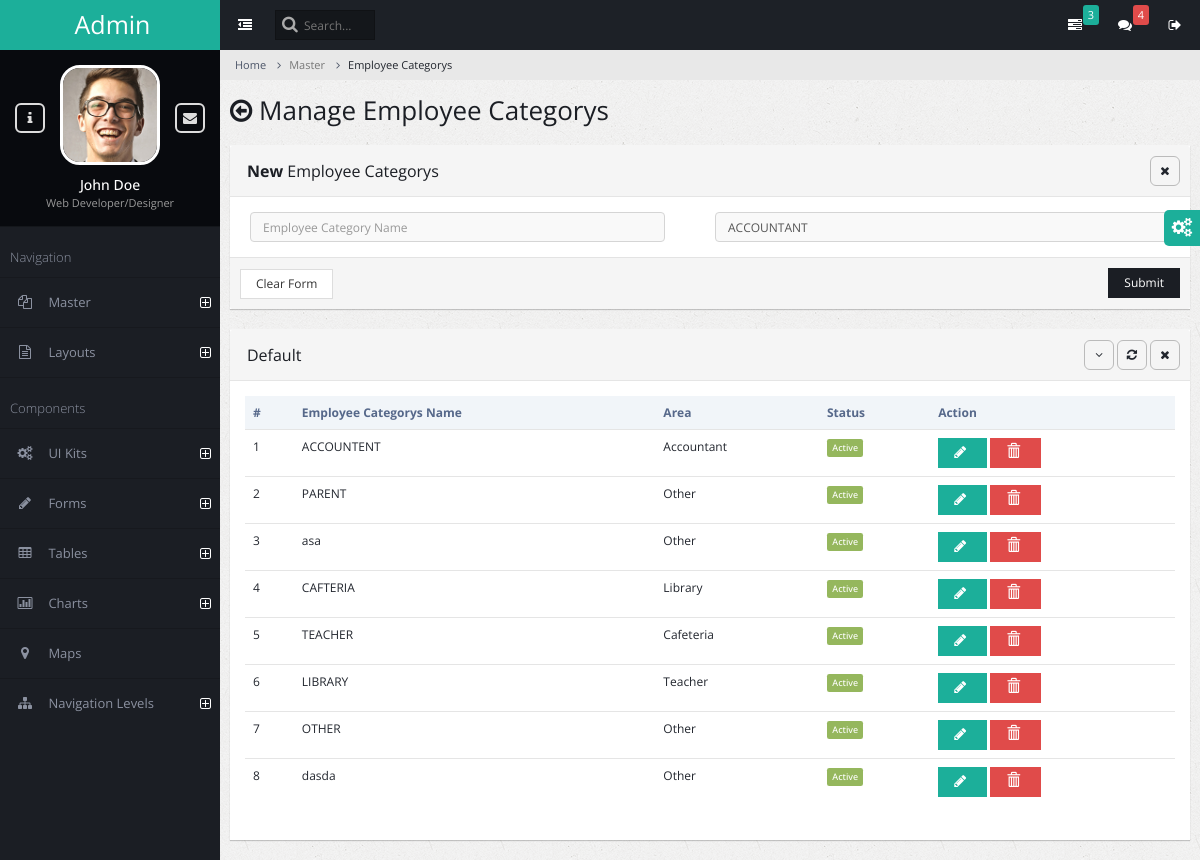
Page /employee-category/ on the committed database.
### admin_master/models.py (models this page shows)
class AcademicEmployeeCategory(models.Model):
    EMPLOYEE_CATEGORY_CHOICES = [
        (1, 'Accountant'),
        (2, 'Cafeteria'),
        (3, 'Teacher'),
        (4, 'Library'),
        (5, 'Other'),
    ]
    employee_category_name = models.CharField(max_length=255)
    employee_category_area = models.IntegerField(choices=EMPLOYEE_CATEGORY_CHOICES)
    is_active = models.BooleanField(default=True)

### admin_master/views.py (the view, shortened to what this page needs)
# urls.py: path('employee-category/', views.employee_category_manage,name="employee-category"),
def employee_category_manage(request):
    success_message=None
    error_message = None
    academic_employee_category = AcademicEmployeeCategory.objects.all()
    context = {
        'errormessage': error_message,
        'successmessage': success_message,
        'academic_employee_categorys': academic_employee_category,
        'settings': settings
    }
    return render(request, 'employee_category_manage.html', context)

### admin_master/templates/employee_category_manage.html (shortened to what this page needs)
{% extends 'admin_base.html' %}
{% block content %}
{% load static %}
<ul class="breadcrumb">
    <li><a href="#">Home</a></li>
    <li class="active">Master</li>
    <li class="active">Employee Categorys</li>
</ul>
<div class="page-title">
    <h2><span class="fa fa-arrow-circle-o-left"></span> Manage Employee Categorys</h2>
</div>
<div class="page-content-wrap">
    <div class="row">
        <div class="col-md-12">
            <form class="form-horizontal" method="post" enctype="multipart/form-data">
            <div class="panel panel-default">
                <div class="panel-heading">
                    <h3 class="panel-title"><strong>New </strong> Employee Categorys</h3>
                    <ul class="panel-controls">
                        <li><a href="#" class="panel-remove"><span class="fa fa-times"></span></a></li>
                    </ul>
                </div>
                <div class="panel-body">
                    <div class="row">
                        <div class="col-md-6">
                            <div class="form-group">
                                <div class="col-md-11 col-xs-12">
                                    <input type="text" name="category_name" required autofocus class="form-control" placeholder="Employee Category Name"/>
                                </div>
                            </div>
                        </div>
                        <div class="col-md-6">
                            <div class="form-group">
                                <div class="col-md-12 col-xs-12">
                                    <select class="form-control select" name="category_area">
                                        <option value="{{ settings.EMPLOYEE_CATEGORY_ACCOUNTANT }}">ACCOUNTANT</option>
                                    </select>
                                </div>
                            </div>
                        </div>
                    </div>
                </div>
                <div class="panel-footer">
                    <input type="reset" value="Clear Form" class="btn btn-default">
                    <button class="btn btn-primary pull-right">Submit</button>
                </div>
            </div>
            </form>
            <div class="panel panel-default">
                <div class="panel-heading">
                    <h3 class="panel-title">Default</h3>
                    <ul class="panel-controls">
                        <li><a href="#" class="panel-collapse"><span class="fa fa-angle-down"></span></a></li>
                        <li><a href="#" class="panel-refresh"><span class="fa fa-refresh"></span></a></li>
                        <li><a href="#" class="panel-remove"><span class="fa fa-times"></span></a></li>
                    </ul>
                </div>
                <div class="panel-body">
                    <table class="table datatable">
                        <thead>
                            <tr>
                                <th>#</th>
                                <th>Employee Categorys Name</th>
                                <th>Area</th>
                                <th>Status</th>
                                <th>Action</th>
                            </tr>
                        </thead>
                        <tbody>
                            {% for category in academic_employee_categorys %}
                                <tr>
                                    <td>{{ forloop.counter }}</td>
                                    <td>{{ category.employee_category_name }}</td>
                                    <td>{{ category.get_employee_category_area_display }}</td>
                                    <td>
                                        {% if category.is_active %}
                                            <span class="label label-success">Active</span>
                                        {% else %}
                                            <span class="label label-danger">Deactive</span>
                                        {% endif %}
                                    </td>
                                    <td>
                                        <button class="btn btn-info" data-toggle="modal" data-target="#modal-default">
                                            <span class="fa fa-pencil"></span>
                                        </button>
                                        <a onclick="return delete_row()">
                                            <button class="btn btn-danger">
                                                <span class="glyphicon glyphicon-trash"></span>
                                            </button>
                                        </a>
                                    </td>
                                </tr>
                            {% endfor %}
                        </tbody>
                    </table>
                </div>
            </div>
        </div>
    </div>
</div>
{% endblock %}

### rows in the picture
AcademicEmployeeCategory: employee_category_name "ACCOUNTENT", employee_category_area "Accountant", is_active "Active"
AcademicEmployeeCategory: employee_category_name "PARENT", employee_category_area "Other", is_active "Active"
AcademicEmployeeCategory: employee_category_name "asa", employee_category_area "Other", is_active "Active"
AcademicEmployeeCategory: employee_category_name "CAFTERIA", employee_category_area "Library", is_active "Active"
AcademicEmployeeCategory: employee_category_name "TEACHER", employee_category_area "Cafeteria", is_active "Active"
AcademicEmployeeCategory: employee_category_name "LIBRARY", employee_category_area "Teacher", is_active "Active"
AcademicEmployeeCategory: employee_category_name "OTHER", employee_category_area "Other", is_active "Active"
AcademicEmployeeCategory: employee_category_name "dasda", employee_category_area "Other", is_active "Active"
